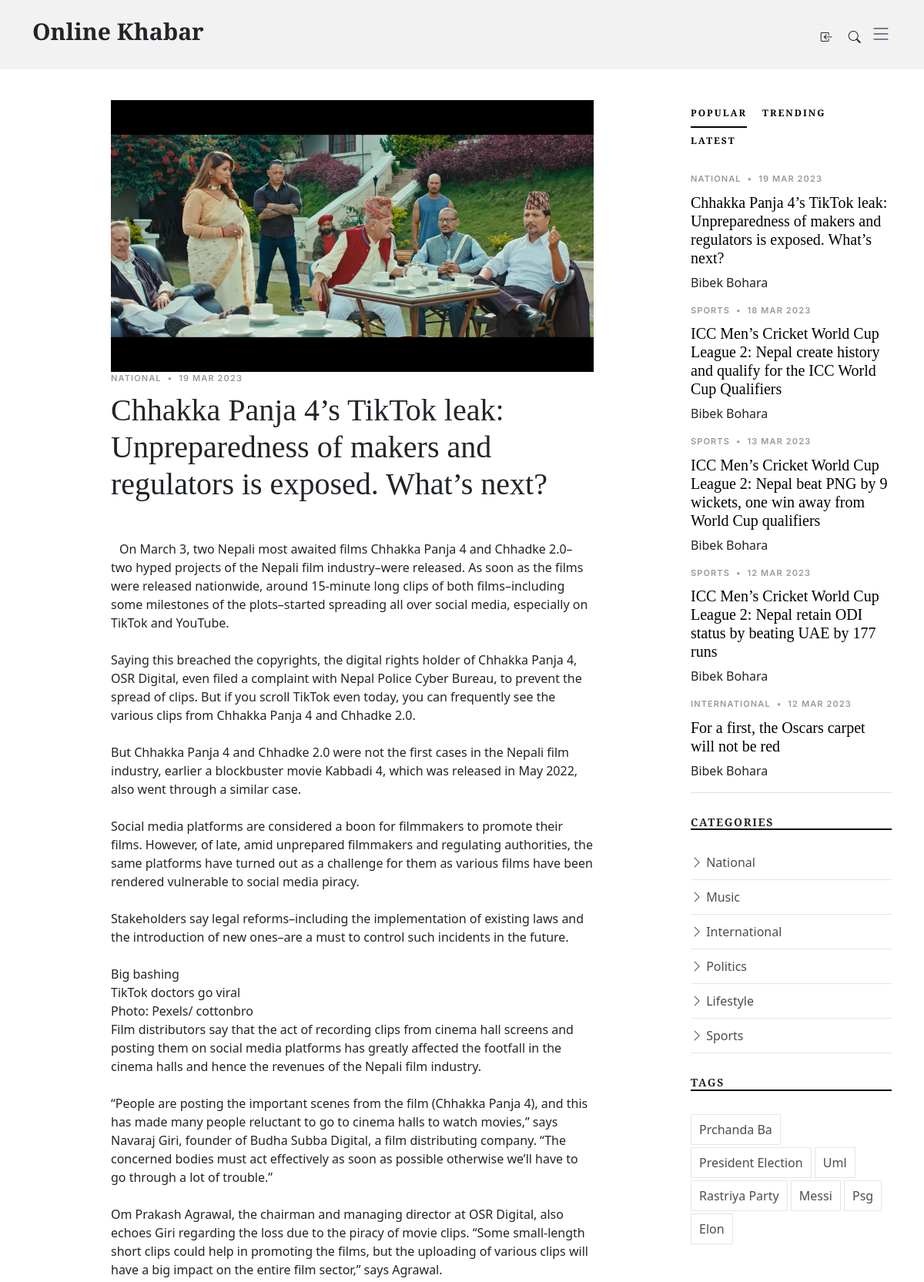
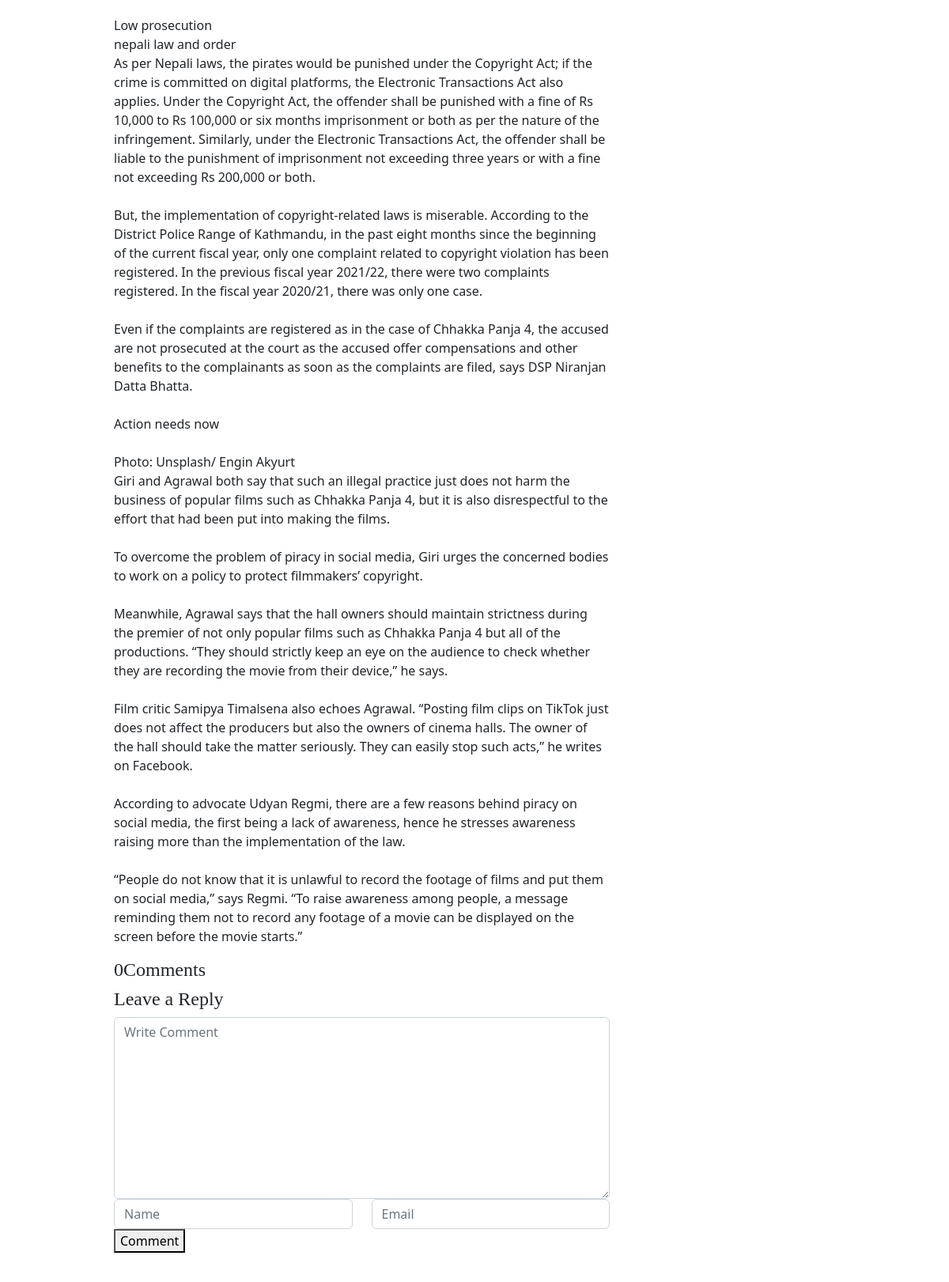
Page /post-detail/26/ (upper part) on the committed database (2 pictures, top to bottom).
### newspaper_blog/models.py (models this page shows, shortened)
class TimeStampModel(models.Model):
    created_at =models.DateTimeField(auto_now_add=True)
    updated_at=models.DateTimeField(auto_now=True)
    class  Meta:
        abstract = True

class Post(TimeStampModel):
    STATUS_CHOICES =[
        ("active", "Active"),
        ("in_active","Inactive"),
    ]
    title =models.CharField(max_length=250)
    content = models.TextField()
    featured_image = models.ImageField(upload_to="post_images/%Y/%m/%d", blank=False)
    author = models.ForeignKey("auth.User", on_delete=models.CASCADE)
    published_at = models.DateTimeField(null=True, blank=True)
    status = models.CharField(max_length=20, choices=STATUS_CHOICES, default=0)
    category = models.ForeignKey(Category, on_delete=models.CASCADE)
    tag = models.ManyToManyField(Tag)
    views_count=models.PositiveBigIntegerField(default=0)
    @property
    def latest_comments(self):
        comments = Comment.objects.filter(post=self).order_by("-created_at")
        return comments

class Category(TimeStampModel):
    name = models.CharField(max_length=20)

class Tag(TimeStampModel):
    name = models.CharField(max_length=20)

### newspaper_blog/views.py (the view)
class PostDetailView(DetailView):
    model = Post
    template_name ="zennews/detail.html"
    context_object_name="post"
    def get_context_data(self,*args,**kwargs):
        context = super().get_context_data(*args, **kwargs)
        obj = self.get_object()
        context["trending_posts"]=(
            Post.objects.filter(status="active", published_at__isnull=False)
            .order_by("-views_count")[:5]
    )
        context["latest_posts"]=Post.objects.filter(status="active", published_at__isnull=False).order_by("-published_at")[:5]
        context["popular_posts"]=Post.objects.filter(status="active", published_at__isnull=False).order_by("-tag")[:5]
        context["footer_categories"]=Category.objects.all()[:6]
        context["recent_posts"]=Post.objects.filter(status="active", published_at__isnull=False).order_by("-published_at")[:4]
        return context

### newspaper_blog/navigation.py (called while the page is built)
def navigation(request):
    categories = Category.objects.all()
    tags = Tag.objects.all()[:7]
    top_categories = (
        Post.objects.values("category__pk", "category__name")
        .annotate(
            pk=F("category__pk"), name=F("category__name"),max_views=Sum("views_count")
        )
        .order_by("-max_views")
        .values("pk","name","max_views")
    )
    return{
        "categories":categories,
        "tags":tags,
        "top_categories":top_categories,
    }

### templates/zennews/detail.html
{% extends 'zennews/base.html' %}
{% block content %}
<main id="main">
    <section class="single-post-content">
      <div class="container">
        <div class="row">
          <div class="col-md-9 post-content" data-aos="fade-up">
{% include "zennews/detail/right/single_post_content.html" %}
{% include "zennews/detail/right/comments.html" %}
{% include "zennews/detail/right/comment_form.html" %}
          </div>
          <div class="col-md-3">
{% include "zennews/detail/left/sidebar.html" %}
{% include "zennews/detail/left/category.html" %}
{% include "zennews/detail/left/tag.html" %}
          </div>
        </div>
      </div>
    </section>
  </main>
{% endblock content %}

### templates/zennews/detail/right/single_post_content.html
            <div class="single-post">
              <img src="{{post.featured_image.url}}" alt="{{post.title}}" class="img-fluid" width="800px">
                <div class="post-meta"><span class="date">{{post.category.name}}</span> <span class="mx-1">&bullet;</span> <span>{{post.published_at|date:"j M Y"}}<span></div>
                <h1 class="mb-5">{{post.title}}</h1>
                <p><span class="firstcharacter"></span>{{post.content|linebreaksbr}}</p>
              </div>

### templates/zennews/detail/right/comments.html (shortened to what this page needs)
{% load static %}
<div class="comments-area">
    <h4>{{ post.comment_set.count }}Comments</h4>
 </div>

### templates/zennews/detail/left/sidebar.html (shortened to what this page needs)
<div class="aside-block">
    <ul class="nav nav-pills custom-tab-nav mb-4" id="pills-tab" role="tablist">
      <li class="nav-item" role="presentation">
        <button class="nav-link active" id="pills-popular-tab" data-bs-toggle="pill" data-bs-target="#pills-popular" type="button" role="tab" aria-controls="pills-popular" aria-selected="true">Popular</button>
      </li>
      <li class="nav-item" role="presentation">
        <button class="nav-link" id="pills-trending-tab" data-bs-toggle="pill" data-bs-target="#pills-trending" type="button" role="tab" aria-controls="pills-trending" aria-selected="false">Trending</button>
      </li>
      <li class="nav-item" role="presentation">
        <button class="nav-link" id="pills-latest-tab" data-bs-toggle="pill" data-bs-target="#pills-latest" type="button" role="tab" aria-controls="pills-latest" aria-selected="false">Latest</button>
      </li>
    </ul>
    <div class="tab-content" id="pills-tabContent">
      <div class="tab-pane fade show active" id="pills-popular" role="tabpanel" aria-labelledby="pills-popular-tab">
        <div class="post-entry-1 border-bottom">
          {% for popular_post in popular_posts %}
          <div class="post-meta"><span class="date">{{popular_post.category.name}}</span> <span class="mx-1">&bullet;</span> <span>{{popular_post.published_at|date:"j M Y"}}</span></div>
          <h2 class="mb-2"><a href="{% url 'post-detail' popular_post.pk %}">{{popular_post.title}}</a></h2>
          <span class="author mb-3 d-block">{{popular_post.author.get_full_name}}</span>
          {% endfor %}
        </div>
      </div>
    </div>
  </div>

### templates/zennews/detail/left/category.html
<div class="aside-block">
    <h3 class="aside-title">Categories</h3>
    <ul class="aside-links list-unstyled">
      {% for category in categories %}
      <li><a href="{% url 'post-by-category' category.pk %}"><i class="bi bi-chevron-right"></i> {{category.name|title}}</a></li>
      {% endfor %}
    </ul>
  </div>

### templates/zennews/detail/left/tag.html
<div class="aside-block">
    <h3 class="aside-title">Tags</h3>
    <ul class="aside-tags list-unstyled">
      {% for tag  in tags %}
      <li><a href="{% url 'post-by-tag' tag.pk %}">{{tag.name|title}}</a></li>
      {% endfor %}
    </ul>
  </div>

### static/assets/css/variables.css (style rules this page uses)
:root { --font-default: 'EB Garamond', system-ui, -apple-system, "Segoe UI", Roboto, "Helvetica Neue", Arial, "Noto Sans", "Liberation Sans", sans-serif, "Apple Color Emoji", "Segoe UI Emoji", "Segoe UI Symbol", "Noto Color Emoji"; --font-primary: 'EB Garamond', serif; --font-secondary: 'Inter', sans-serif; --color-default: #212529; --color-default-rgb: 33, 37, 41; --color-links: #212529; --color-links-hover: #15171a; --color-primary: #212529; --color-primary-light: #26282c; --color-primary-dark: #0b0c0e; --color-primary-rgb: 33, 37, 41; --color-primary-light-rgb: 38, 40, 44; --color-primary-dark-rgb: 11, 12, 14; --color-secondary: #596d80; --color-secondary-light: #8498aa; --color-secondary-dark: #404f5c; --color-secondary-rgb: 89, 109, 128; --color-secondary-light-rgb: 132, 152, 170; --color-secondary-dark-rgb: 64, 79, 92; --color-blue: #0d6efd; --color-blue-rgb: 13, 110, 253; --color-indigo: #6610f2; --color-indigo-rgb: 102, 16, 242; --color-purple: #6f42c1; --color-purple-rgb: 111, 66, 193; --color-pink: #f3268c; --color-pink-rgb: 243, 38, 140; --color-red: #df1529; --color-red-rgb: 223, 21, 4; --color-orange: #fd7e14; --color-orange-rgb: 253, 126, 20; --color-yellow: #ffc107; --color-yellow-rgb: 255, 193, 7; --color-green: #059652; --color-green-rgb: 5, 150, 82; --color-teal: #20c997; --color-teal-rgb: 32, 201, 151; --color-cyan: #0dcaf0; --color-cyan-rgb: 13, 202, 240; --color-white: #ffffff; --color-white-rgb: 255, 255, 255; --color-gray: #6c757d; --color-gray-rgb: 108, 117, 125; --color-black: #000000; --color-black-rgb: 0, 0, 0; }
:root { --bs-blue: var(--color-blue); --bs-indigo: var(--color-indigo); --bs-purple: var(--color-purple); --bs-pink: var(--color-pink); --bs-red: var(--color-red); --bs-orange: var(--color-orange); --bs-yellow: var(--color-yellow); --bs-green: var(--color-green); --bs-teal: var(--color-teal); --bs-cyan: var(--color-cyan); --bs-white: var(--color-white); --bs-gray: var(--color-gray); --bs-gray-dark: #343a40; --bs-gray-100: #f8f9fa; --bs-gray-200: #e9ecef; --bs-gray-300: #dee2e6; --bs-gray-400: #ced4da; --bs-gray-500: #adb5bd; --bs-gray-600: #6c757d; --bs-gray-700: #495057; --bs-gray-800: #343a40; --bs-gray-900: #212529; --bs-primary: var(--color-blue); --bs-secondary: var(--color-blue); --bs-success: #198754; --bs-info: #0dcaf0; --bs-warning: #ffc107; --bs-danger: #dc3545; --bs-light: #f8f9fa; --bs-dark: #212529; --bs-primary-rgb: var(--color-primary-rgb); --bs-secondary-rgb: var(--color-secondary-rgb); --bs-success-rgb: 25, 135, 84; --bs-info-rgb: 13, 202, 240; --bs-warning-rgb: 255, 193, 7; --bs-danger-rgb: 220, 53, 69; --bs-light-rgb: 248, 249, 250; --bs-dark-rgb: 33, 37, 41; --bs-white-rgb: var(--color-white-rgb); --bs-black-rgb: var(--color-black-rgb); --bs-body-color-rgb: var(--color-default-rgb); --bs-body-bg-rgb: 255, 255, 255; --bs-font-sans-serif: var(--font-default); --bs-font-monospace: SFMono-Regular, Menlo, Monaco, Consolas, "Liberation Mono", "Courier New", monospace; --bs-gradient: linear-gradient(180deg, rgba(255, 255, 255, 0.15), rgba(255, 255, 255, 0)); --bs-body-font-family: var(--font-default); --bs-body-font-size: 1rem; --bs-body-font-weight: 400; --bs-body-line-height: 1.5; --bs-body-color: var(--color-default); --bs-body-bg: #fff; }

### rows in the picture
Post: featured_image (picture), category.name "NATIONAL", published_at "19 MAR 2023", title "Chhakka Panja 4’s TikTok leak: Unpreparedness of makers and regulators is exposed. What’s next?", content "On March 3, two Nepali most awaited films Chhakka Panja 4 and Chhadke 2.0–two hyped projects of the Nepali film industry–were released. As soon as the films were released nationwide, around 15-minute long clips of both films–including some milestones of the plots–started spreading all over social media, especially on TikTok and YouTube. Saying this breached the copyrights, the digital rights holder of Chhakka Panja 4, OSR Digital, even filed a complaint with Nepal Police Cyber Bureau, to prevent the spread of clips. But if you scroll TikTok even today, you can frequently see the various clips from Chhakka Panja 4 and Chhadke 2.0. But Chhakka Panja 4 and Chhadke 2.0 were not the first cases…", comment_set.count "0", author.get_full_name "Bibek Bohara"
Post: category.name "SPORTS", published_at "18 MAR 2023", title "ICC Men’s Cricket World Cup League 2: Nepal create history and qualify for the ICC World Cup Qualifiers", author.get_full_name "Bibek Bohara"
Post: category.name "SPORTS", published_at "13 MAR 2023", title "ICC Men’s Cricket World Cup League 2: Nepal beat PNG by 9 wickets, one win away from World Cup qualifiers", author.get_full_name "Bibek Bohara"
Post: category.name "SPORTS", published_at "12 MAR 2023", title "ICC Men’s Cricket World Cup League 2: Nepal retain ODI status by beating UAE by 177 runs", author.get_full_name "Bibek Bohara"
Post: category.name "INTERNATIONAL", published_at "12 MAR 2023", title "For a first, the Oscars carpet will not be red", author.get_full_name "Bibek Bohara"
Category: name "National"
Category: name "Music"
Category: name "International"
Category: name "Politics"
Category: name "Lifestyle"
Category: name "Sports"
Tag: name "Prchanda Ba"
Tag: name "President Election"
Tag: name "Uml"
Tag: name "Rastriya Party"
Tag: name "Messi"
Tag: name "Psg"
Tag: name "Elon"
